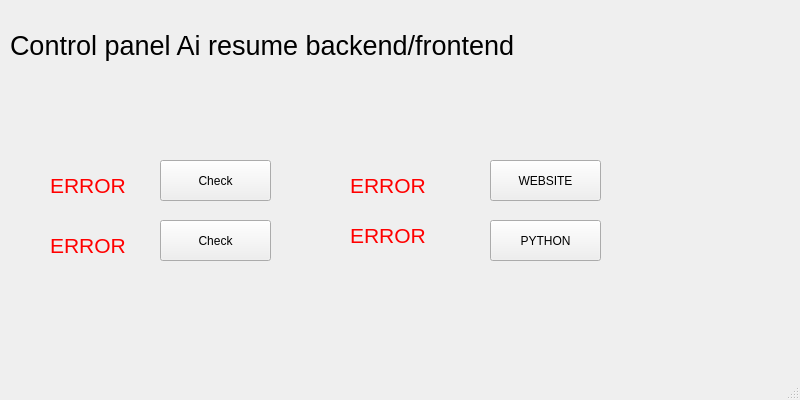
<?xml version="1.0" encoding="UTF-8"?>
<ui version="4.0">
 <class>MainWindow</class>
 <widget class="QMainWindow" name="MainWindow">
  <property name="geometry">
   <rect>
    <x>0</x>
    <y>0</y>
    <width>800</width>
    <height>400</height>
   </rect>
  </property>
  <property name="minimumSize">
   <size>
    <width>800</width>
    <height>400</height>
   </size>
  </property>
  <property name="maximumSize">
   <size>
    <width>800</width>
    <height>400</height>
   </size>
  </property>
  <property name="windowTitle">
   <string>Control app</string>
  </property>
  <widget class="QWidget" name="centralwidget">
   <widget class="QPushButton" name="CHECK_APi1">
    <property name="geometry">
     <rect>
      <x>160</x>
      <y>160</y>
      <width>111</width>
      <height>41</height>
     </rect>
    </property>
    <property name="text">
     <string>Check</string>
    </property>
   </widget>
   <widget class="QPushButton" name="CHECK_APi2">
    <property name="geometry">
     <rect>
      <x>160</x>
      <y>220</y>
      <width>111</width>
      <height>41</height>
     </rect>
    </property>
    <property name="text">
     <string>Check</string>
    </property>
   </widget>
   <widget class="QLabel" name="APi3000_status">
    <property name="geometry">
     <rect>
      <x>50</x>
      <y>170</y>
      <width>131</width>
      <height>31</height>
     </rect>
    </property>
    <property name="font">
     <font>
      <pointsize>16</pointsize>
     </font>
    </property>
    <property name="styleSheet">
     <string notr="true">color : rgb(255, 0, 0)</string>
    </property>
    <property name="text">
     <string>ERROR</string>
    </property>
   </widget>
   <widget class="QLabel" name="APi8000_Status">
    <property name="geometry">
     <rect>
      <x>50</x>
      <y>230</y>
      <width>131</width>
      <height>31</height>
     </rect>
    </property>
    <property name="font">
     <font>
      <pointsize>16</pointsize>
     </font>
    </property>
    <property name="styleSheet">
     <string notr="true">color : rgb(255, 0, 0)</string>
    </property>
    <property name="text">
     <string>ERROR</string>
    </property>
   </widget>
   <widget class="QPushButton" name="CHECK_APi2_2">
    <property name="geometry">
     <rect>
      <x>490</x>
      <y>220</y>
      <width>111</width>
      <height>41</height>
     </rect>
    </property>
    <property name="text">
     <string>PYTHON</string>
    </property>
   </widget>
   <widget class="QPushButton" name="CHECK_APi2_3">
    <property name="geometry">
     <rect>
      <x>490</x>
      <y>160</y>
      <width>111</width>
      <height>41</height>
     </rect>
    </property>
    <property name="text">
     <string>WEBSITE</string>
    </property>
   </widget>
   <widget class="QLabel" name="WEBSITE_status">
    <property name="geometry">
     <rect>
      <x>350</x>
      <y>170</y>
      <width>131</width>
      <height>31</height>
     </rect>
    </property>
    <property name="font">
     <font>
      <pointsize>16</pointsize>
     </font>
    </property>
    <property name="styleSheet">
     <string notr="true">color : rgb(255, 0, 0)</string>
    </property>
    <property name="text">
     <string>ERROR</string>
    </property>
   </widget>
   <widget class="QLabel" name="python_status">
    <property name="geometry">
     <rect>
      <x>350</x>
      <y>220</y>
      <width>131</width>
      <height>31</height>
     </rect>
    </property>
    <property name="font">
     <font>
      <pointsize>16</pointsize>
     </font>
    </property>
    <property name="styleSheet">
     <string notr="true">color : rgb(255, 0, 0)</string>
    </property>
    <property name="text">
     <string>ERROR</string>
    </property>
   </widget>
   <widget class="QLabel" name="label">
    <property name="geometry">
     <rect>
      <x>10</x>
      <y>20</y>
      <width>621</width>
      <height>51</height>
     </rect>
    </property>
    <property name="font">
     <font>
      <pointsize>20</pointsize>
     </font>
    </property>
    <property name="text">
     <string>Control panel Ai resume backend/frontend</string>
    </property>
   </widget>
  </widget>
  <widget class="QStatusBar" name="statusbar"/>
 </widget>
 <resources/>
 <connections/>
</ui>
